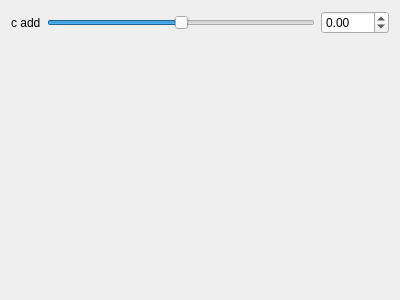
<?xml version="1.0" encoding="UTF-8"?>
<ui version="4.0">
 <class>Form</class>
 <widget class="QWidget" name="Form">
  <property name="geometry">
   <rect>
    <x>0</x>
    <y>0</y>
    <width>400</width>
    <height>300</height>
   </rect>
  </property>
  <property name="windowTitle">
   <string>Form</string>
  </property>
  <layout class="QVBoxLayout" name="verticalLayout">
   <item>
    <layout class="QGridLayout" name="gridLayout">
     <item row="0" column="2">
      <widget class="QDoubleSpinBox" name="spinbox_cadd">
       <property name="prefix">
        <string/>
       </property>
       <property name="suffix">
        <string/>
       </property>
       <property name="decimals">
        <number>2</number>
       </property>
       <property name="minimum">
        <double>-100.000000000000000</double>
       </property>
       <property name="maximum">
        <double>100.000000000000000</double>
       </property>
       <property name="singleStep">
        <double>0.100000000000000</double>
       </property>
      </widget>
     </item>
     <item row="0" column="1">
      <widget class="QSlider" name="slider_cadd">
       <property name="minimum">
        <number>-500</number>
       </property>
       <property name="maximum">
        <number>500</number>
       </property>
       <property name="singleStep">
        <number>1</number>
       </property>
       <property name="orientation">
        <enum>Qt::Horizontal</enum>
       </property>
      </widget>
     </item>
     <item row="0" column="0">
      <widget class="QLabel" name="label_7">
       <property name="text">
        <string>c add</string>
       </property>
      </widget>
     </item>
    </layout>
   </item>
   <item>
    <spacer name="verticalSpacer">
     <property name="orientation">
      <enum>Qt::Vertical</enum>
     </property>
     <property name="sizeHint" stdset="0">
      <size>
       <width>20</width>
       <height>40</height>
      </size>
     </property>
    </spacer>
   </item>
  </layout>
 </widget>
 <resources/>
 <connections/>
</ui>
